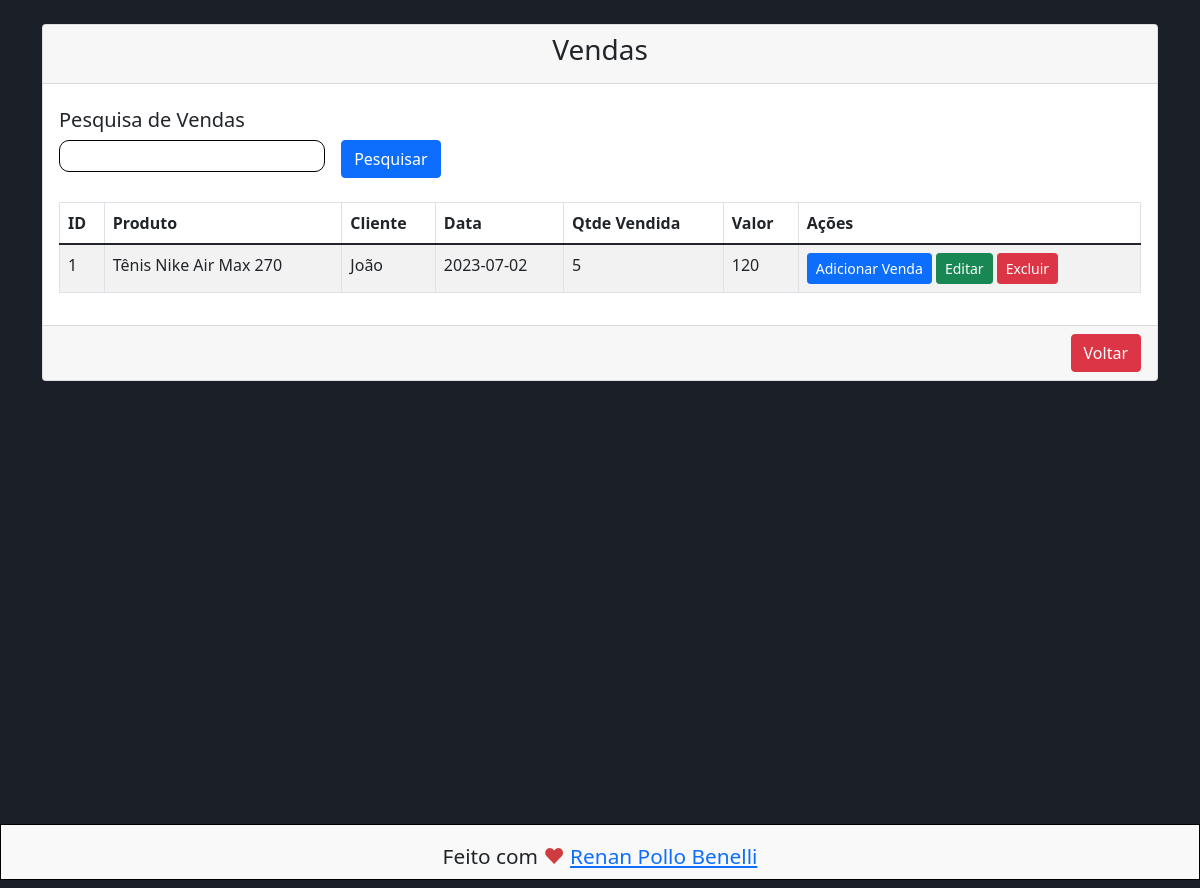
The app's page /view/venda/lstVendas.php?busca=1 (signed in) with its own data.
### tables this page shows
CREATE TABLE `venda` (
  `id` int(11) NOT NULL,
  `idCliente` int(11) NOT NULL,
  `idProduto` int(11) NOT NULL,
  `qtde_vendida` int(11) NOT NULL,
  `valor` float NOT NULL,
  `data_venda` date NOT NULL
);

CREATE TABLE `produto` (
  `id` int(11) NOT NULL,
  `descricao` varchar(100) DEFAULT NULL,
  `qtde_estoque` int(11) DEFAULT NULL,
  `valor_unitario` decimal(10,2) DEFAULT NULL,
  `idCategoria` int(11) DEFAULT NULL
);

CREATE TABLE `cliente` (
  `id` int(11) NOT NULL,
  `nome` varchar(255) DEFAULT NULL,
  `data_nascimento` date DEFAULT NULL,
  `cpf` varchar(12) DEFAULT NULL,
  `estado` varchar(50) DEFAULT NULL,
  `cidade` varchar(100) DEFAULT NULL,
  `telefone` varchar(20) DEFAULT NULL
);

### dao/VendaDao.php (called while the page is built, shortened)
<?php
include_once '../../model/Venda.php';
class VendaDao {
    public function findById(int $id) {
        $sql = "SELECT * FROM venda WHERE id = :id;";
        $conn = Conexao::conectar();
        $query = $conn->prepare($sql);
        $query->bindValue(':id', $id, \PDO::PARAM_INT);
        $query->execute();
        $linha = $query->fetch(\PDO::FETCH_ASSOC);
        $venda = new Venda();
        $venda->setId($linha['id']);
        $venda->setIdProduto($linha['idProduto']);
        $venda->setIdCliente($linha['idCliente']);
        $venda->setQtdeVendida($linha['qtde_vendida']);
        $venda->setValorTotal($linha['valor']);
        $venda->setDataVenda($linha['data_venda']);
        return $venda;
    }
}

### bll/VendaBll.php (called while the page is built, shortened)
<?php
include_once 'C:\xampp\htdocs\Sistema-VendasPHP\dao\VendaDao.php';
class VendaBll {
    public function findById(int $id) {
        $dao = new VendaDao();
        return $dao->findById($id);
    }
}
?>

### model/Venda.php (called while the page is built, shortened)
<?php
class Venda {
    private $id;
    private $qtdeVendida;
    private $valorTotal;
    private $dataVenda;
    public function getId() {
        return $this->id;
    }
    public function setId(int $id) {
        $this->id = $id;
    }
    public function getQtdeVendida() {
        return $this->qtdeVendida;
    }
    public function setQtdeVendida(int $qtdeVendida) {
        $this->qtdeVendida = $qtdeVendida;
    }
    public function getValorTotal() {
        return $this->valorTotal;
    }
    public function setValorTotal(float $valorTotal) {
        $this->valorTotal = $valorTotal;
    }
    public function getDataVenda() {
        return $this->dataVenda;
    }
    public function setDataVenda($dataVenda) {
        $this->dataVenda = $dataVenda;
    }
}
?>

### dao/ProdutoDao.php (called while the page is built, shortened)
<?php
include_once 'C:\xampp\htdocs\Sistema-VendasPHP\model\Produto.php';
class ProdutoDao {
    public function findById(int $id) {
        $sql = "SELECT * FROM produto WHERE id = :id;";
        $conn = Conexao::conectar();
        $query = $conn->prepare($sql);
        $query->bindValue(':id', $id, \PDO::PARAM_INT);
        $query->execute();
        $linha = $query->fetch(\PDO::FETCH_ASSOC);
        $produto = new Produto();
        $produto->setId($linha['id']);
        $produto->setDescricao($linha['descricao']);
        $produto->setQtdeEstoque($linha['qtde_estoque']);
        $produto->setValorUnitario($linha['valor_unitario']);
        return $produto;
    }
}
?>

### bll/ProdutoBll.php (called while the page is built, shortened)
<?php
include_once 'C:\xampp\htdocs\Sistema-VendasPHP\dao\ProdutoDao.php';
class ProdutoBll {
    public function findById(int $id) {
        $dao = new ProdutoDao();
        return $dao->findById($id);
    }
}
?>

### model/Produto.php (called while the page is built, shortened)
<?php
class Produto {
    private $descricao;
    public function setId(int $id) {
        return $this->id = $id;
    }
    public function getDescricao() {
        return $this->descricao;
    }
    public function setDescricao(string $descricao) {
        return $this->descricao = $descricao;
    }
    public function setQtdeEstoque(int $qtdeEstoque) {
        return $this->qtdeEstoque = $qtdeEstoque;
    }
    public function setValorUnitario(float $valorUnitario) {
        return $this->valorUnitario = $valorUnitario;
    }
}

### dao/ClienteDao.php (called while the page is built, shortened)
<?php
include_once 'C:\xampp\htdocs\Sistema-VendasPHP\model\Cliente.php';
class ClienteDao {
    public function findById(int $id) {
        $sql = "SELECT * FROM cliente WHERE id = :id;";
        $conn = Conexao::conectar();
        $query = $conn->prepare($sql);
        $query->bindValue(':id', $id, \PDO::PARAM_INT);
        $query->execute();
        $linha = $query->fetch(\PDO::FETCH_ASSOC);
        $cliente = new Cliente();
        $cliente->setId($linha['id']);
        $cliente->setNome($linha['nome']);
        $cliente->setDataNascimento($linha['data_nascimento']);
        $cliente->setCpf($linha['cpf']);
        $cliente->setEstado($linha['estado']);
        $cliente->setCidade($linha['cidade']);
        $cliente->setTelefone($linha['telefone']);
        return $cliente;
    }
}
?>

### bll/ClienteBll.php (called while the page is built, shortened)
<?php
include_once 'C:\xampp\htdocs\Sistema-VendasPHP\dao\ClienteDao.php';
class ClienteBll {
    public function findById(int $id) {
        $dao = new ClienteDao();
        return $dao->findById($id);
    }
}
?>

### model/Cliente.php (called while the page is built, shortened)
<?php
class Cliente {
    private $nome;
    public function getNome() {
        return $this->nome;
    }
    public function setNome(string $nome) {
        $this->nome = $nome;
    }
}
?>

### view/venda/lstVendas.php (the view, shortened to what this page needs)
<?php
include_once '../../bll/VendaBll.php';
include_once '../../bll/ProdutoBll.php';
include_once '../../bll/ClienteBll.php';
if (isset($_GET['busca']))
    $busca = $_GET['busca'];
else
    $busca = null;
$bll = new VendaBll();
$produtoBll = new ProdutoBll();
$clienteBll = new ClienteBll();
if ($busca == null) {
    $lstVenda = $bll->findAll();
} elseif (is_numeric($busca)) {
    $venda = $bll->findById($busca);
    if ($venda != null)
        $lstVenda = [$venda];
    else
        $lstVenda = [];
} else {
    $lstVenda = $bll->findByDataVenda($busca);
}
?>
<!DOCTYPE html>
<html>
<head>
    <link href="https://cdn.jsdelivr.net/npm/bootstrap@5.1.3/dist/css/bootstrap.min.css" rel="stylesheet">
    <link rel="stylesheet" href="../../view/css/formatacao.css">
</head>
<body>
    <div class="container mt-4">
        <div class="row">
            <div class="col-md-12">
                <div class="card">
                    <div class="card-header">
                        <h3>Vendas</h4>
                    </div>
                    <div class="card-search">
                        <form action="../venda/lstVendas.php" method="GET" id="" class="">
                            <h5>Pesquisa de Vendas</h5>
                            <div class="teste">
                                <input type="text" class="input-pesquisa" id="txtBusca" name="busca">
                                <button type="submit" class="btn btn-primary float-end"><span>Pesquisar</span></button>
                            </div>
                        </form>
                    </div>
                    <div class="card-body">
                        <table class="table table-bordered table-striped">
                            <thead>
                                <tr>
                                    <th>ID</th>
                                    <th>Produto</th>
                                    <th>Cliente</th>
                                    <th>Data</th>
                                    <th>Qtde Vendida</th>
                                    <th>Valor</th>
                                    <th>Ações</th>
                                </tr>
                            </thead>
                            <tbody>
                                <?php foreach ($lstVenda as $venda) { ?>
                                    <tr>
                                        <td>
                                            <?php echo $venda->getId(); ?>
                                        </td>
                                        <td>
                                            <?php
                                                $produto = $produtoBll->findById($venda->getIdProduto());
                                                echo $produto->getDescricao();
                                            ?>
                                        </td>
                                        <td>
                                            <?php
                                                $cliente = $clienteBll->findById($venda->getIdCliente());
                                                echo $cliente->getNome();
                                            ?>
                                        </td>
                                        <td>
                                            <?php echo $venda->getDataVenda(); ?>
                                        </td>
                                        <td>
                                            <?php echo $venda->getQtdeVendida(); ?>
                                        </td>
                                        <td>
                                            <?php echo $venda->getValorTotal(); ?>
                                        </td>
                                        <td>
                                            <a href="addVenda.php" class="btn btn-primary btn-sm">Adicionar
                                                Venda</a>
                                            <a href="attVenda.php?id=<?= $venda->getId(); ?>"
                                                class="btn btn-success btn-sm">Editar</a>
                                            <a onclick="JavaScript:remover(<?php echo $venda->getId(); ?>)"
                                                class="btn btn-danger btn-sm">Excluir</a>
                                        </td>
                                    </tr>
                                <?php } ?>
                            </tbody>
                        </table>
                    </div>
                    <div class="card-footer">
                        <h4>
                            <a href="../control-painel/controlPainel.php" class="btn btn-danger float-end">Voltar</a>
                        </h4>
                    </div>
                </div>
            </div>
        </div>
    </div>
    <footer id="footer" class="footer white-bg">
        <p>Feito com <span class="heart">♥</span> <a href="https://beacons.ai/renanpollo" target="_blank">Renan Pollo
                Benelli</a></p>
    </footer>
</body>
</html>

### view/css/formatacao.css (style rules this page uses)
:root { --white-color: #fff; --white-smoke-color: #F9F9F9; --black-color: #000; --red-color: #CF3C3F; --light-grey-color: #ECECEC; --grey-color: #C4C4C4; --medium-grey-color: #a7a7a7; --deep-grey-color: #343434; --blue-color: #1B77F3; --dark-blue-color: #1B1F27; }
body { width: 100%; height: 100vh; background-color: var(--dark-blue-color); }
.container { width: 100%; height: 100%; }
.card-search { width: 80%; display: flex; flex-direction: column; margin-top: 1rem; padding: 0.5rem 1rem; }
.card-search .teste { display: flex; flex-direction: row; justify-content: flex-start; }
.input-pesquisa { all: unset; width: 30%; height: 1.5rem; border: 1px solid black; border-radius: 10px; padding: .2rem; margin-right: 1rem; font-size: .8rem; }
h3 { text-align: center; }
footer { height: 7vh; text-align: center; font-size: 1.3rem; background-color: var(--white-smoke-color); border: 1px solid black; }
.heart { color: var(--red-color); }
.footer p { margin: 0; padding: 1rem; }

### records on screen
venda: id "1", idProduto.descricao "Tênis Nike Air Max 270", idCliente.nome "João", data_venda "2023-07-02", qtde_vendida "5", valor "120"
